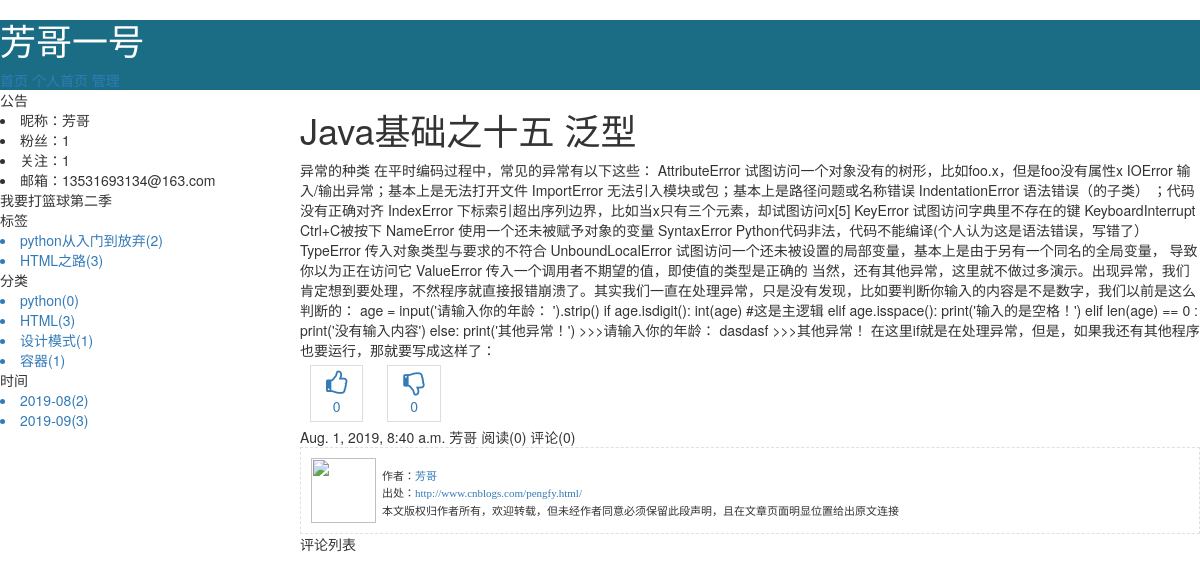
The page /pengfy/5.html on the database its author committed.
### repository/models.py (models this page shows, shortened)
class Blog(models.Model):
    bid = models.AutoField(primary_key=True)
    title = models.CharField(max_length=60,verbose_name="个人博客标题")
    site  = models.CharField(max_length=32,verbose_name="个人博客前缀",unique=True)
    theme = models.CharField(max_length=32,verbose_name="博客主题")
    user = models.OneToOneField(to="UserInfo",to_field="nid",on_delete=models.CASCADE)
    class Meta:
        verbose_name_plural="个人博客"

class UserInfo(models.Model):
    nid = models.BigAutoField(primary_key=True)
    username = models.CharField(max_length=32,verbose_name="用户名",unique=True)
    password = models.CharField(max_length=64,verbose_name="密码")
    nickname = models.CharField(max_length=32,verbose_name="昵称")
    email = models.EmailField(verbose_name="邮箱",unique=True)
    avatar = models.ImageField(verbose_name="头像",upload_to='static/user_avatar')
    createtime = models.DateTimeField(verbose_name="创建时间",auto_now_add=True)
    fans = models.ManyToManyField(verbose_name="粉丝",
                                  to="UserInfo",
                                  through="UserFans",   #自定义第三张表时，使用字段用于指定关系表
                                  related_name="f",
                                  through_fields= ("user","follower"),
                                  )
    class Meta:
        verbose_name_plural="用户列表"

class Tag(models.Model):
    nid = models.AutoField(primary_key=True)
    title = models.CharField(verbose_name="标签名称",max_length=32)
    blog = models.ForeignKey(verbose_name="所属博客",to="Blog",to_field="bid",on_delete=models.CASCADE)

class Category(models.Model):
    nid = models.AutoField(primary_key=True)
    title = models.CharField(verbose_name="分类名称",max_length=32)
    blog = models.ForeignKey(verbose_name="所属博客",to="Blog",to_field="bid",on_delete=models.CASCADE)
    class Meta:
        verbose_name_plural="个人文章分类"

class Article(models.Model):
    nid = models.BigAutoField(primary_key=True)
    title = models.CharField(verbose_name="文章标题",max_length=128)
    summary = models.CharField(verbose_name="文章简介",max_length=512)
    read_count = models.IntegerField(default=0)
    comment_count = models.IntegerField(default=0)
    up_count = models.IntegerField(default=0)
    down_count = models.IntegerField(default=0)
    create_time = models.DateTimeField(auto_now_add=True)
    blog = models.ForeignKey(verbose_name="所属博客",to="Blog",to_field="bid",on_delete=models.CASCADE)
    categroy = models.ForeignKey(verbose_name="文章类型",to="Category",to_field="nid",on_delete=models.CASCADE)
    article_type_choices = [
        (1,"Python"),
        (2,"Linux"),
        (3,"Java"),
        (4,"Golang"),
    ]
    article_type_id = models.IntegerField(verbose_name="主站分类id",choices=article_type_choices,default=None)
    tag = models.ManyToManyField(
        verbose_name="文章标签",
        to="Tag",
        through="Tag2Article",
    )
    class Meta:
        verbose_name_plural="文章信息"

class ArticleDetail(models.Model):
    content = models.TextField(verbose_name="文章内容")
    article= models.ForeignKey(verbose_name="所属文章",to="Article",to_field="nid",on_delete=models.CASCADE)
    class Meta:
        verbose_name_plural="文章内容"

### web/views/home.py (the view)
# urls.py: re_path(r'^(?P<site>\w+)/(?P<nid>\d+).html',home.detail),
def detail(request,site,nid):
    blog = models.Blog.objects.filter(site=site).first()
    if not blog:
        return redirect('/')
    tag_list = models.Tag.objects.filter(blog_id=blog.bid)
    type_list = models.Category.objects.filter(blog_id=blog.bid)
    date_list = models.Article.objects.raw(
        'select nid, count(nid) as num,strftime("%Y-%m",create_time) as ctime from repository_article group by strftime("%Y-%m",create_time)')
    article_detail = models.ArticleDetail.objects.filter(article_id=nid).first()
    comment_list = models.Comment.objects.filter(article_id=nid).all()
    return render(request,'home_detail.html',
                  {
                      "blog":blog,
                      "tag_list":tag_list,
                      "type_list":type_list,
                      "date_list":date_list,
                      "article":article_detail,
                      "comment_list":comment_list,
                  })

### templates/home_detail.html (shortened to what this page needs)
{% extends "home_layout.html" %}
{% block css %}
    <link rel="stylesheet" href="/static/plugin/kindeditor/themes/default/default.css">
{% endblock %}
{% block content %}
    <h1 class="art_title">{{ article.article.title}}</h1>
    <div class="art_content">
        {{ article.content|safe}}
    </div>
    <div class="recommend">
        <a href="#" class="up"
           style="margin: 5px 10px;display: inline-block;padding: 5px 15px;border: 1px solid #dddddd;text-align: center;">
            <i class="fa fa-thumbs-o-up fa-3" aria-hidden="true" style="font-size: 25px"></i>
            <div>{{ article.article.up_count }}</div>
        </a>
        <a href="#" class="down"
           style="margin: 5px 30px 5px 10px;display: inline-block;padding: 5px 15px;border: 1px solid #dddddd;text-align: center;">
            <i class="fa fa-thumbs-o-down fa-3" aria-hidden="true" style="font-size: 25px"></i>
            <div>{{ article.article.down_count }}</div>
        </a>
    </div>
    <div>
        <span>{{ article.article.create_time }}</span>
        <span>{{ blog.user.nickname }}</span>
        <span>阅读({{ article.article.read_count }})</span>
        <span>评论({{ article.article.comment_count }})</span>
    </div>
    <div id="AllanboltSignature">
        <div style="border-bottom: #e0e0e0 1px dashed; border-left: #e0e0e0 1px dashed; padding: 10px; font-family: 微软雅黑; font-size: 11px; border-top: #e0e0e0 1px dashed; border-right: #e0e0e0 1px dashed; "
             id="PSignature">
            <div style="float:left;width:70px;">
                <img src="/static/imgs/o_Warning.png" style="width:65px;height:65px">
            </div>
            <div style="float:left;padding-top:10px;">
                <div style="padding: 1px">作者：<a href="http://www.cnblogs.com/pengfy/"
                                                target="_blank">{{ blog.user.nickname }}</a></div>
                <div style="padding: 1px">出处：<a href="http://www.cnblogs.com/pengfy/" target="_blank">http://www.cnblogs.com/{{ blog.site }}.html/</a>
                </div>
                <div style="padding: 1px">本文版权归作者所有，欢迎转载，但未经作者同意必须保留此段声明，且在文章页面明显位置给出原文连接</div>
            </div>
        </div>
    </div>
    <div class="art_comment">
        <div class="comment_title">
            评论列表
        </div>
    </div>
{% endblock %}

### templates/home_layout.html (shortened to what this page needs)
<!DOCTYPE html>
<html lang="en">
<head>
    {% block css %}{% endblock %}
    <link rel="stylesheet" href="/static/plugin/font-awesome/css/font-awesome.css">
    <link rel="stylesheet" href="/static/plugin/bootstrap/css/bootstrap.css">
</head>
<body>
<div class="header">
    <h1>{{ blog.title }}</h1>
    <a href="/">首页</a>
    <a href="/{{ blog.site }}.html">个人首页</a>
    <a href="#">管理</a>
</div>
<div class="body">
    <div class="body_menu">
        <div class="notice">
            <div class="notice_header">公告</div>
            <div class="notice_content">
                <li>昵称：{{ blog.user.nickname }}</li>
                <li>粉丝：{{ blog.user.fans.count }}</li>
                <li>关注：{{ blog.user.f.count }}</li>
                <li>邮箱：{{ blog.user.email }}</li>
            </div>
            <div class="memo">
                我要打篮球第二季
            </div>
        </div>
        <div class="tags">
            <div class="tags_header">标签</div>
            <div class="tags_body">
                {% for item in tag_list%}
                    <a href="/{{ blog.site }}/tag/{{ item.nid }}.html"><li>{{ item.title }}({{ item.article_set.count }})</li></a>
                {% endfor %}
            </div>
        </div>
        <div class="types">
            <div class = "types_header">分类</div>
            <div class="types_body">
                {% for item in type_list %}
                    <a href="/{{ blog.site }}/categroy/{{ item.nid }}.html"><li>{{ item.title }}({{ item.article_set.count }})</li></a>
                {% endfor %}
            </div>
        </div>
        <div class="dates">
            <div class = "dates_header">时间</div>
            <div class="dates_body">
                {% for item in date_list %}
                    <a href="/{{ blog.site }}/data/{{ item.ctime }}.html"><li>{{ item.ctime }}({{ item.num }})</li></a>
                {% endfor %}
            </div>
        </div>
    </div>
    <div class="article">
        {% block content %}{% endblock %}
    </div>
</div>
</body>
</html>

### templates/home_layout.html (style rules this page uses)
* { margin: 0 0; }
.header { width: 100%; height: 70px; background-color: #1b6d85; color: white; }
.body_menu { float: left; width: 25%; }
.article { float: left; width: 75%; }

### rows shown on the page
Blog: title "芳哥一号", user.nickname "芳哥", user.fans.count "1", user.f.count "1", user.email "13531693134@163.com", site "pengfy"
Tag: title "python从入门到放弃", article_set.count "2"
Tag: title "HTML之路", article_set.count "3"
Category: title "python", article_set.count "0"
Category: title "HTML", article_set.count "3"
Category: title "设计模式", article_set.count "1"
Category: title "容器", article_set.count "1"
Article: ctime "2019-08", num "2"
Article: ctime "2019-09", num "3"
ArticleDetail: article "Java基础之十五 泛型", content "异常的种类 在平时编码过程中，常见的异常有以下这些： AttributeError 试图访问一个对象没有的树形，比如foo.x，但是foo没有属性x IOError 输入/输出异常；基本上是无法打开文件 ImportError 无法引入模块或包；基本上是路径问题或名称错误 IndentationError 语法错误（的子类） ；代码没有正确对齐 IndexError 下标索引超出序列边界，比如当x只有三个元素，却试图访问x[5] KeyError 试图访问字典里不存在的键 KeyboardInterrupt Ctrl+C被按下 NameError 使用一个还未被赋予对象的变量 SyntaxError Python代码非法，代码不能编译(个人认为这是语法错误，写错了） TypeError 传入对象类型与要求的不符合 UnboundLocalError 试图访问一个还未被设置的局部变量，基本上是由于另有一个同名的全局变量， 导致你以为正在访问它 ValueError 传入一个调用者不期望的值，即使值的类型是正确的 当然，还有其他异常，这里就不做过多演示。出现异常，我们肯定想到要处理，不然程序就直接报错崩溃了。其实我们一直在处理异常，只是没有发现，比如要判断你输入的内容是不是数字，我们以前是这么判断的： age = input('请输入你的年龄： ').strip() if age.isdigit(): int(age) #这是主逻辑 elif age.isspace(): print('输入的是空格！') elif len(age) == 0 : print('没有输入内容')…", article.up_count "0", article.down_count "0", article.create_time "Aug. 1, 2019, 8:40 a.m.", article.read_count "0", article.comment_count "0"
